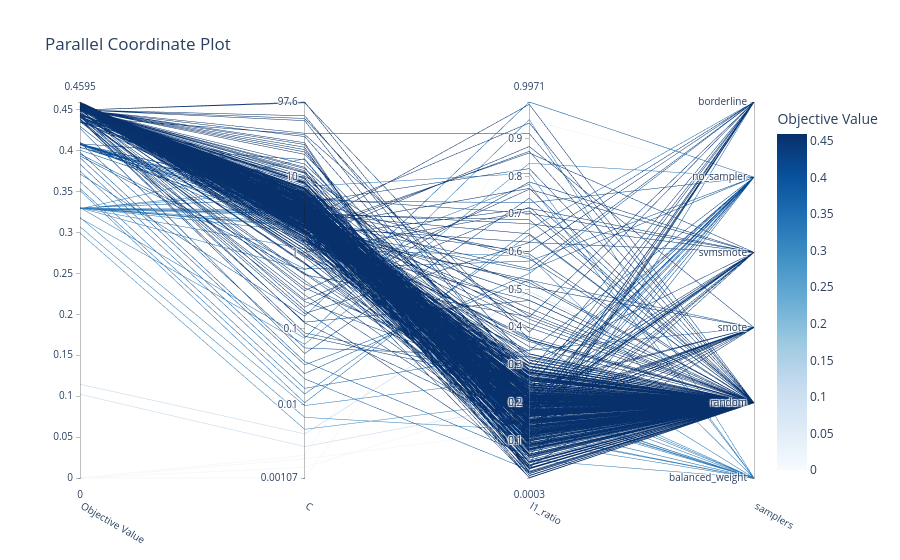

The code cell stored with this chart in its notebook:
### Code cell
optuna.visualization.plot_parallel_coordinate(study)

### Figure 1 — Plotly figure (JSON) as saved in the notebook; plotly's stock layout.template omitted (floating-point values rounded to 4 significant figures; data arrays with more than 128 entries replaced by an {"elided": "..."} marker saying what was removed)
{"data": [{"dimensions": [{"label": "Objective Value", "range": [0, 0.4595], "values": {"elided": "500 float values"}}, {"label": "C", "range": [-2.972, 1.99], "ticktext": ["0.00107", "0.01", "0.1", "1", "10", "97.6"], "tickvals": [-2.972, -2, -1, 0, 1, 1.99], "values": {"elided": "500 float values"}}, {"label": "l1_ratio", "range": [0.0002878, 0.9971], "values": {"elided": "500 float values"}}, {"label": "samplers", "range": [0, 5], "ticktext": ["balanced_weight", "random", "smote", "svmsmote", "no_sampler", "borderline"], "tickvals": [0, 1, 2, 3, 4, 5], "values": {"elided": "500 int values"}}], "labelangle": 30, "labelside": "bottom", "line": {"color": {"elided": "500 float values"}, "colorbar": {"title": {"text": "Objective Value"}}, "colorscale": [[0, "rgb(247,251,255)"], [0.125, "rgb(222,235,247)"], [0.25, "rgb(198,219,239)"], [0.375, "rgb(158,202,225)"], [0.5, "rgb(107,174,214)"], [0.625, "rgb(66,146,198)"], [0.75, "rgb(33,113,181)"], [0.875, "rgb(8,81,156)"], [1, "rgb(8,48,107)"]], "reversescale": false, "showscale": true}, "type": "parcoords"}], "layout": {"title": {"text": "Parallel Coordinate Plot"}}}
